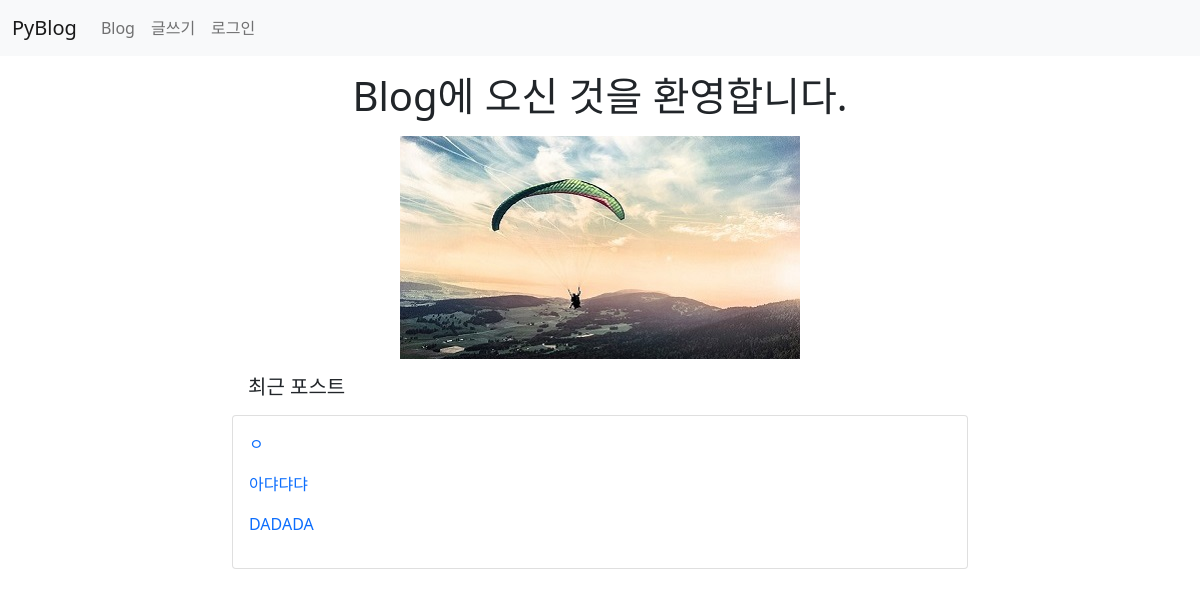
The page / on the database its author committed.
### blog/models.py (models this page shows, shortened)
class Post(models.Model):
    author = models.ForeignKey(User, on_delete=models.CASCADE)
    title = models.CharField(max_length=100)  #제목
    content = models.TextField()              #내용
    pub_date = models.DateTimeField()         #발행일
    modify_date = models.DateTimeField(null=True, blank=True) #입력 폼이 비어도 됨
    photo = models.ImageField(upload_to='blog/images/%Y/%m/%d/',
                    null=True, blank=True)  #null 허용, 파일을 첨부하지 않을수 있음
    file = models.FileField(upload_to='blog/files/%Y/%m/%d/',
                    null=True, blank=True)
    category = models.ForeignKey(Category, null=True, blank=True,
                    on_delete=models.SET_NULL)

### blog/views.py (the view)
# urls.py: path('', views.index), #http://127.0.0.1:8000/
def index(request):
    new_post = Post.objects.order_by('-pub_date')[0:3]
    context = {'new_post' : new_post}
    return render(request, 'blog/index.html', context)

### templates/blog/index.html (shortened to what this page needs)
{% extends 'base.html' %}
{% load static %}
{% block content %}
<div class="container my-3 text-center">
    <h1>Blog에 오신 것을 환영합니다.</h1>
    <div class="my-3">
        <img class="border-radius"
             src="{% static 'blog/images/activity.jpg' %}" alt="패러글라이딩">
        <div class="row">
            <div class="col-2"></div>
            <div class="col-8 text-start">
                <h5 class="m-3">최근 포스트</h5>
                <div class="card">
                    <div class="card-body">
                        {% for post in new_post %}
                            <p>
                                <a href="{% url 'blog:detail' post.id%}">
                                    {{ post.title }}
                                </a>
                            </p>
                        {% endfor %}
                    </div>
                </div>
            </div>
        </div>
    </div>
</div>
{% endblock %}

### static/blog/css/style.css (style rules this page uses)
a { text-decoration: none; }

### rows shown on the page
Post: title "ㅇ"
Post: title "아댜댜댜"
Post: title "DADADA"
